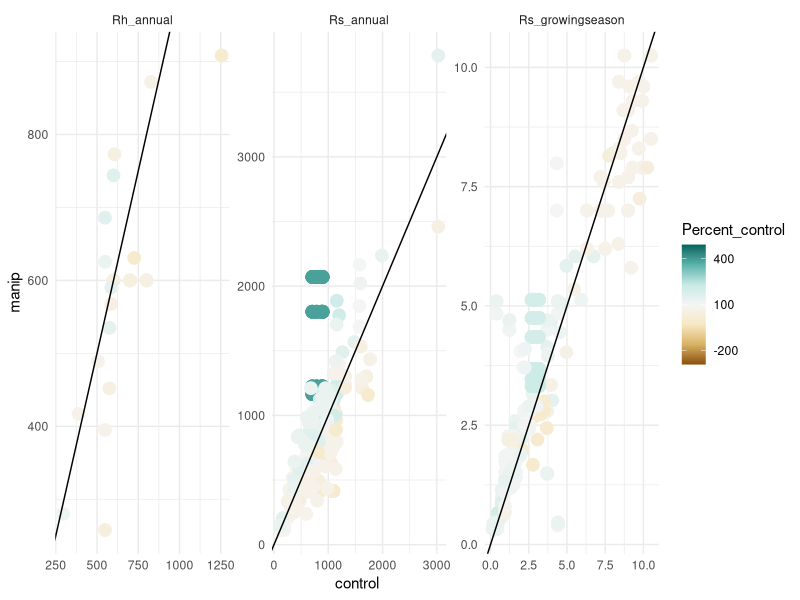
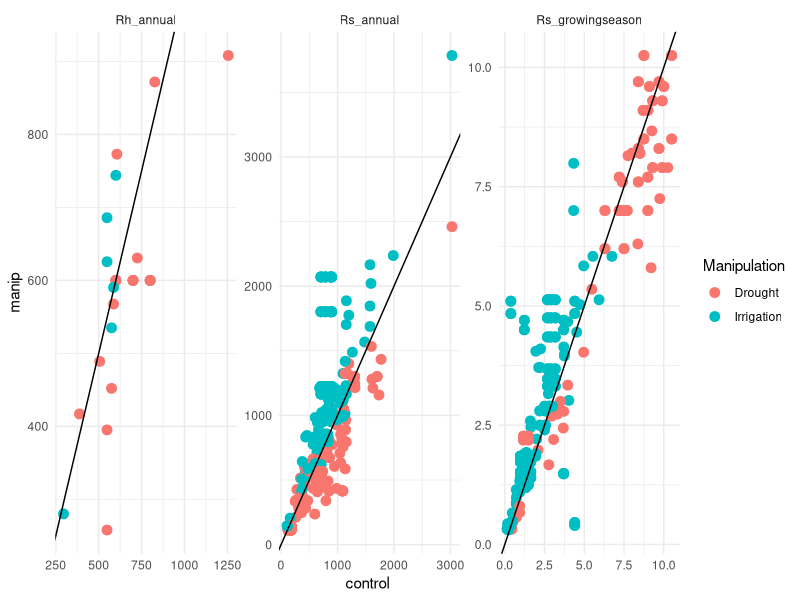
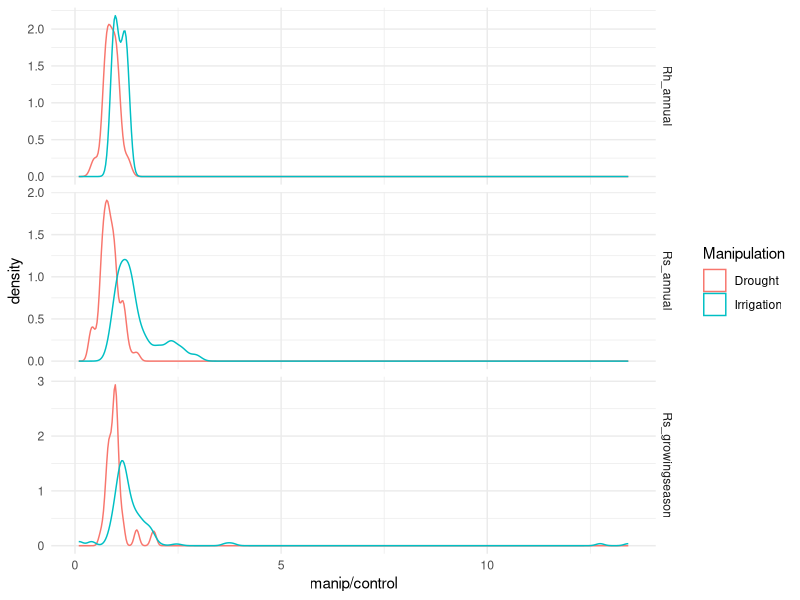
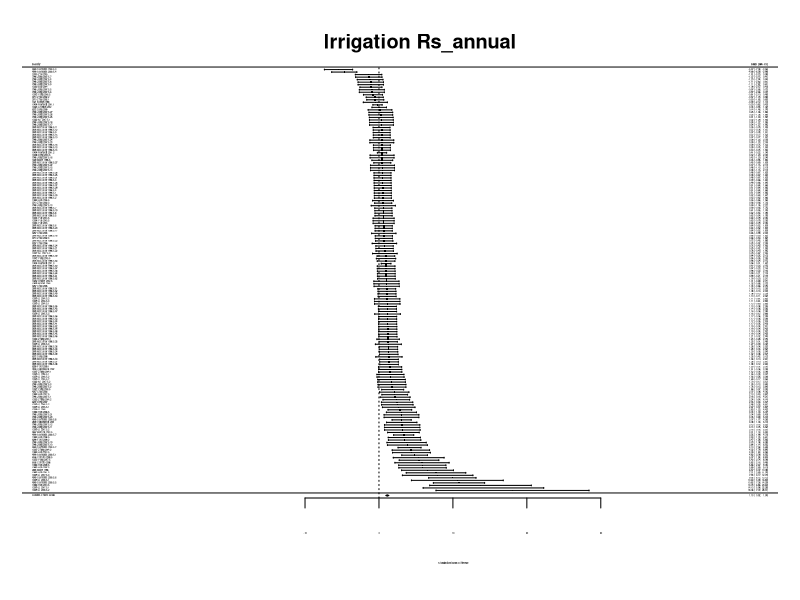
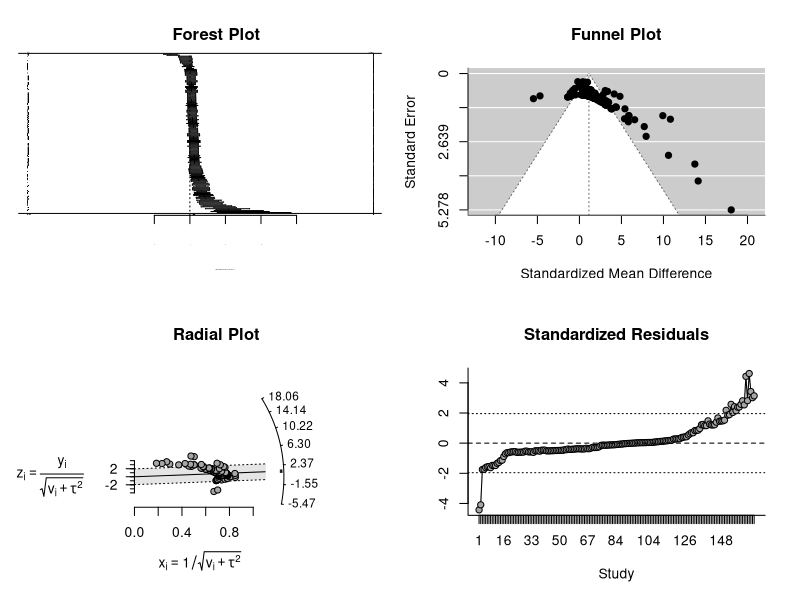
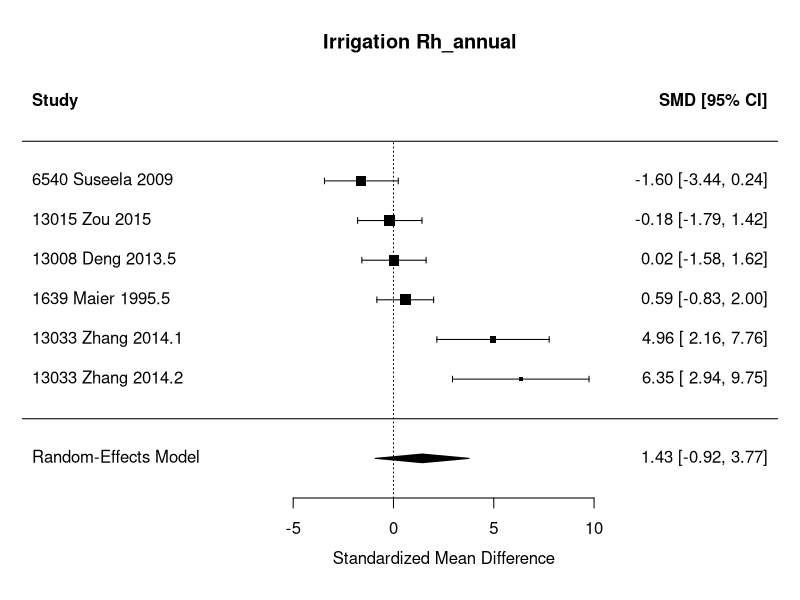
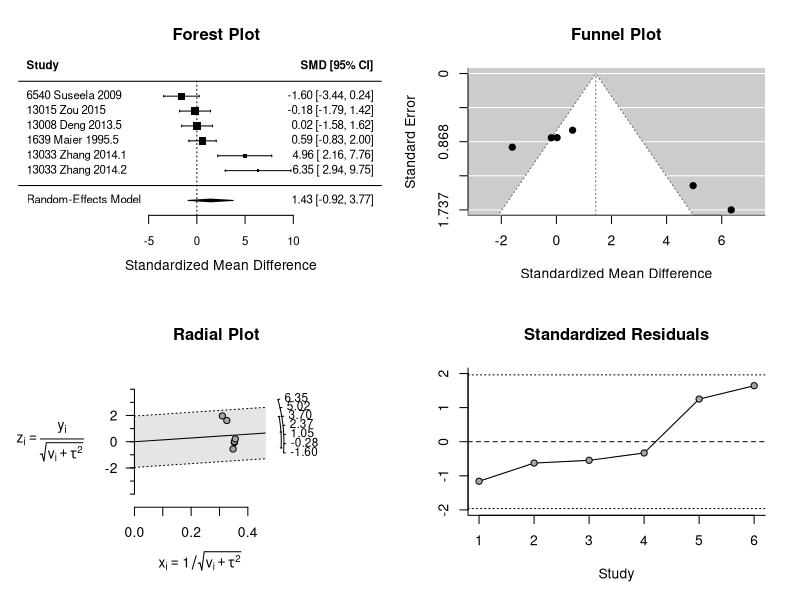
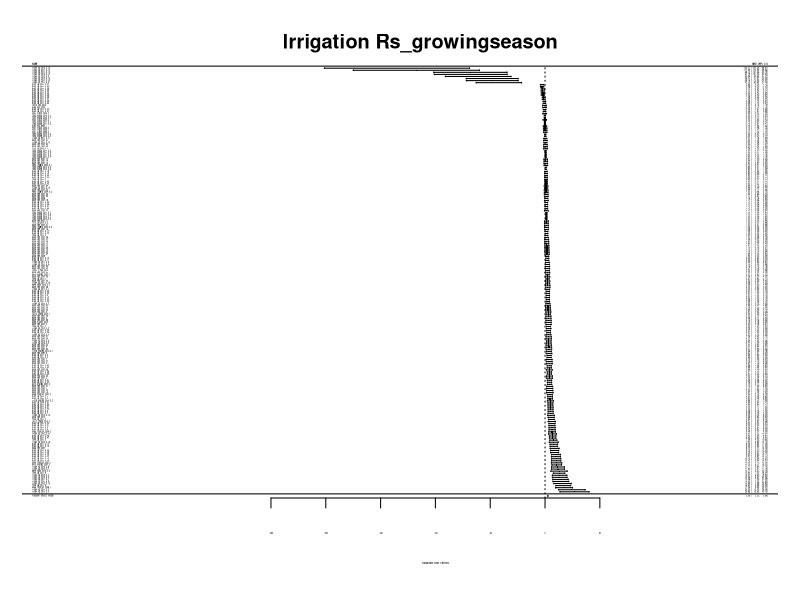

The R script that drew these images, in order:
## ---- chunk 1
knitr::opts_chunk$set(echo = TRUE)
library(dplyr)
library(tidyr)
library(readr)
library(ggplot2)
theme_set(theme_minimal())
## ---- chunk 2
read_csv("rs/Variance and N - Water manipulations.csv", skip = 2,
         col_types = "ddcdcccdcccdddddddddddc") %>% #filter(Study_number==10526) %>% 
  select(-Notes) %>% 
  mutate(Manipulation = case_when(
    Percent_control < 100 ~ "Drought",
    Percent_control > 100 ~ "Irrigation",
    TRUE ~ "Control"
  )) ->
  dat

# Construct and control data frame
dat %>% 
  filter(Manipulation == "Control") %>% 
  select(-Record_number, -Author, -Manipulation, -Manipulation_level, -N, -SM_mean, -SM_sd)->
  dat_control
dat_control %>% 
  select(-starts_with("SD_"), -Percent_control) %>% 
  pivot_longer(cols = c(Rs_annual, Rh_annual, Rs_growingseason), 
               names_to = "depvar", values_to = "control") ->
  cont1
dat_control %>% 
  select(-Rs_annual, -Rh_annual, -Rs_growingseason, -Percent_control) %>% 
  pivot_longer(cols = c(SD_Rs_annual, SD_Rh_annual, SD_Rs_growingseason),
               names_to = "depvar", values_to = "SD_control") %>% 
  mutate(depvar = gsub("SD_", "", depvar)) ->
  cont2

cont1 %>% left_join(cont2) -> dat_control

# and manipulation data frame
dat %>% 
  filter(Manipulation != "Control") %>% 
  select(-starts_with("SD_")) %>% 
  pivot_longer(cols = c(Rs_annual, Rh_annual, Rs_growingseason), 
               names_to = "depvar", values_to = "manip") ->
  manip1
dat %>% 
  filter(Manipulation != "Control") %>% 
  select(-Rs_annual, -Rh_annual, -Rs_growingseason) %>% 
  pivot_longer(cols = c(SD_Rs_annual, SD_Rh_annual, SD_Rs_growingseason), 
               names_to = "depvar", values_to = "SD_manip") %>% 
  mutate(depvar = gsub("SD_", "", depvar)) ->
  manip2

manip1 %>% left_join(manip2) -> dat_manip

# ...and join with the manipulation data
dat_manip %>% 
  left_join(dat_control, 
            by = c("Study_number", "Study_midyear", "Ecosystem_type",
                   "Latitude", "Meas_method", "Soil_type", "Soil_drainage",
                   "Elevation", "depvar")) %>% 
  filter(!is.na(manip)) ->
  dat_rs

# Plots
limit <- max(abs(dat_rs$Percent_control), na.rm = TRUE) * c(-1, 1) + 100 
ggplot(dat_rs, aes(control, manip, color = Percent_control)) +
  geom_point(size = 4, na.rm = TRUE) + geom_abline() + 
  scale_color_distiller(palette = "BrBG", direction = 1, limit = limit, 
                        breaks = c(-200, 100, 400), labels = c(-200, 100, 400)) +
  facet_wrap(~depvar, scales = "free")

ggplot(dat_rs, aes(control, manip, color = Manipulation)) +
  geom_point(size = 3, na.rm = TRUE) + geom_abline() + 
  facet_wrap(~depvar, scales = "free")

ggplot(dat_rs, aes(manip / control, color = Manipulation)) + 
  geom_density(na.rm = TRUE) + facet_grid(depvar~., scales = "free")
## ---- chunk 3
library(metafor)
do_ma <- function(dat, condition, dv, output = TRUE) {
  dat %>% 
    filter(Manipulation == condition, depvar == dv) -> 
    dat_condition
  
  # Construct the meta-analysis variables and run the MA
  metadat <- escalc(measure = "SMD",
                    m1i = manip, m2i = control, 
                    sd1i = SD_manip, sd2i = SD_control,
                    n1i = N, n2i = N, 
                    slab = paste(Study_number, Author, Study_midyear),
                    data = dat_condition)
  
  # Arrange by response ratio
  metadat <- metadat[order(metadat$yi),]
  
  mam <- rma(yi, vi, data = metadat)
  
  if(output) {
    # Diagnostics
    print(summary(mam))
    forest.rma(mam)
    title(paste(condition, dv))
    plot(mam)
  }
  invisible(list(metadat = metadat, mam = mam))
}
## ---- chunk 4
do_ma(dat_rs, "Irrigation", "Rs_annual")
do_ma(dat_rs, "Irrigation", "Rh_annual")
do_ma(dat_rs, "Irrigation", "Rs_growingseason")
## ---- chunk 5
do_ma(dat_rs, "Drought", "Rs_annual")
do_ma(dat_rs, "Drought", "Rh_annual")
do_ma(dat_rs, "Drought", "Rs_growingseason")
